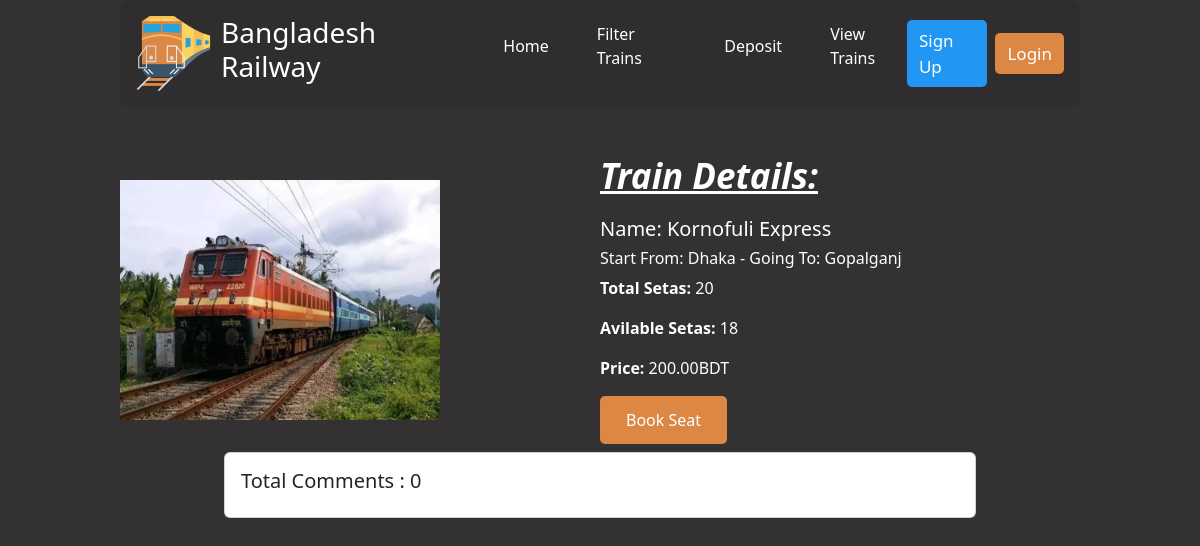
The app's page /train/train_details/1 with its own data.
### train/models.py (models this page shows, shortened)
class Train(models.Model):
    name = models.CharField(max_length=20)
    source_station = models.ForeignKey(SourceStation,on_delete=models.CASCADE, related_name='source')
    destination_station = models.ForeignKey(DestinationStation, on_delete=models.CASCADE, related_name='destination')
    total_seats = models.PositiveIntegerField()
    available_seats = models.PositiveIntegerField(default=total_seats)
    ticket_price = models.DecimalField(decimal_places=2, max_digits=12,blank=True, null=True)
    image = models.ImageField(upload_to='uploads/')

class SourceStation(models.Model):
    name = models.CharField(max_length=15, choices=SOURCE_STATIONS)

class DestinationStation(models.Model):
    name = models.CharField(max_length=15, choices=DESTINATION_STATIONS)

### train/views.py (the view, shortened to what this page needs)
# urls.py: path('train_details/<int:id>', views.TrainDetailsView.as_view(), name='train_details')
class TrainDetailsView(DetailView):
    model = Train
    template_name = 'train_details.html'
    pk_url_kwarg = 'id'
    def get_context_data(self, **kwargs) -> dict[str]:
        context = super().get_context_data(**kwargs)
        train = self.get_object()
        comments = train.comments.all()
        context['comments'] = comments
        comment_form = CommentForm
        context['comment_form'] = comment_form
        context["type"] = 'Train Details'
        return context

### train/templates/train_details.html (shortened to what this page needs)
{% extends "base.html" %}
{% load static %}
{% load crispy_forms_tags %}
{% block css %} <link rel="stylesheet" href=" {% static "css/train_details.css" %} ">
{% endblock css %}
{% block content %}
<div class="d-flex justify-content-between align-items-center mt-5">
    <div class="col-md-4">
        <img class="img-fluid" src="{{train.image.url}}" alt="">
    </div>
    <div class="col-md-6">
        <h2 class="detail_heading">Train Details:</h2>
        <div class="train_detail_section">
            <h5>Name: {{train.name}}</h5>
            <h6>Start From: {{train.source_station.name}} - Going To: {{train.destination_station.name}}</h6>
            <p><strong>Total Setas:</strong> {{train.total_seats}}</p>
            <p><strong>Avilable Setas:</strong> {{train.available_seats}}</p>
            <p><strong>Price:</strong> {{train.ticket_price}}BDT</p>
            <a href=" {% url "book_seat" train.id %} ">Book Seat</a>
        </div>
    </div>
</div>
<div class="comment_section" style="width:80%; margin:auto;" >
    <div class="card m-2">
        <h5 class="p-3">Total Comments : {{comments | length}}</h5>
    </div>
 </div>
{% endblock content %}

### core/static/css/style.css (style rules this page uses)
body { width: 80vw; margin: 0 auto !important; background-color: #333131 !important; color: white !important; }
a { text-decoration: none !important; }

### core/static/css/train_details.css (style rules this page uses)
.detail_heading { font-style: oblique; font-size: 35px; font-weight: 600; text-decoration: underline; margin-bottom: 20px; }
.train_detail_section { display: flex; flex-direction: column; align-items: self-start; justify-content: center; }
.train_detail_section a { background: #dc8744; padding: 12px 26px; color: white; border-radius: 5px; }

### records on screen
Train: image (picture), name "Kornofuli Express", source_station.name "Dhaka", destination_station.name "Gopalganj", total_seats "20", available_seats "18", ticket_price "200.00"

### other values on screen
{{ comments | length }} "0"
